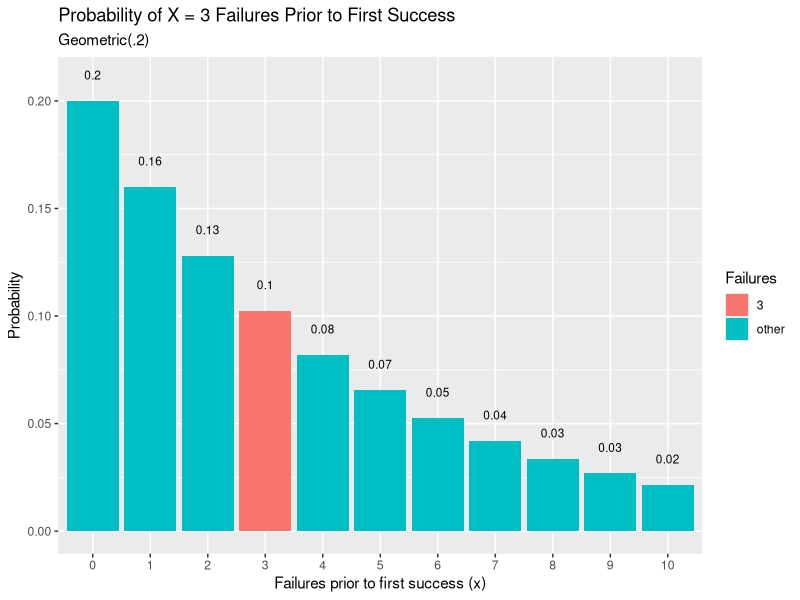

This figure's R source:
x <- 3
p <- 0.20
n <- 10000

#==========A==========
dgeom(x, p)

#==========B==========
mdisgeo <- mean(rgeom(n, p) == x)
mdisgeo

#==========C==========
#a menggunakan nilai tetap sehingga peluang distribusi geometriknya selalu sama
#b menggunakan nilai acak sehingga peluang distribusi geometriknya berubah ubah
#untuk nilai peluang distribusi geometriknya cenderung mirip antara a dan b

#==========D==========
library(dplyr)
library(ggplot2)

data.frame(x = 0:10, prob = dgeom(x = 0:10, prob = p)) %>%
  mutate(Failures = ifelse(x == 3, 3, "other")) %>%
ggplot(aes(x = factor(x), y = prob, fill = Failures)) +
  geom_col() +
  geom_text(
    aes(label = round(prob, 2), y = prob + 0.01),
    position = position_dodge(0.9),
    size = 3,
    vjust = 0
  ) +
  labs(title = "Probability of X = 3 Failures Prior to First Success",
       subtitle = "Geometric(.2)",
       x = "Failures prior to first success (x)",
       y = "Probability")

#==========E==========
1 / p #rataan
(1 - p) / p^2 #varian